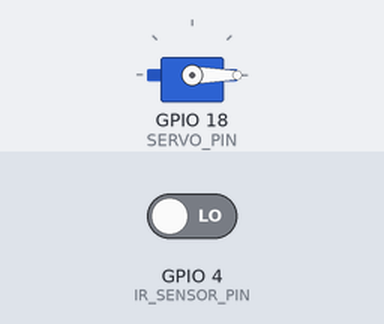
Recording of a sketch running on a simulated ESP32. Shown: servo. The test bench sets the inputs (shaded band); at power-on: GPIO 4 (IR_SENSOR_PIN) LOW. WiFi joins after 1.5 s; servers stay silent unless stated; no MQTT or app messages arrive unless stated; what the sketch prints to the serial monitor is not drawn.

Above: at 0.0 s.
At 1.6 s:
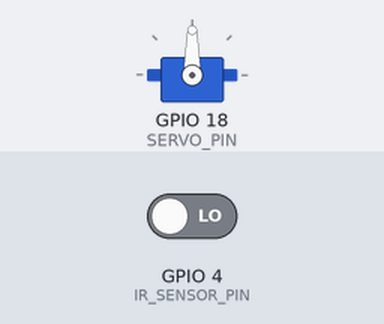
Timing chart, 0 to 3.1 s (numbered marks = the images above):
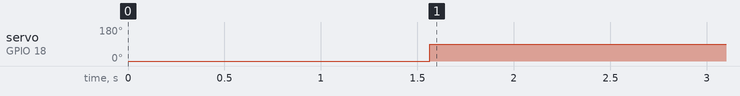

Measured:
- by itself, servo on GPIO 18 (SERVO_PIN): 0° → 90° at 1.6 s

The sketch:

obstacle_servo_fog.ino
```cpp
#include <WiFi.h>
#include <PubSubClient.h>
#include <ESP32Servo.h>

// --- Configuración Wi-FI ---
const char* ssid     = "65E8";
const char* password = "pdecpk2kk6htan";

//--- Configuración de IPs (Punto 3 de la Práctica) ---
// Se asume IP fija para la Raspberry Pi como dispositivo Fog
const char* ip_fog      = "192.168.1.130";  //IP de wifi casa
const char* ip_cloudlet = "172.29.111.151"; // IP del hotspot Movil
const int mqtt_port     = 1883;

// --- Pines ---
#define IR_SENSOR_PIN  4
#define SERVO_PIN      18

// Conf Servo
const int POS_CERRADO = 0;
const int POS_ABIERTO = 90;

// MQTT Topics
const char* topic_data = "devices/NAPIoT-P4-USC2/agua/estado";
const char* topic_cmd  = "devices/NAPIoT-P4-USC2/agua/cmd";

// --- Objetos ---
WiFiClient espClient;
PubSubClient client(espClient);
Servo miServo;

bool obstaculoDetectado = false;
bool estadoAnterior = false;

void setup_wifi() {
  delay(10);
  Serial.print("\nConectando a ");
  Serial.println(ssid);
  WiFi.begin(ssid, password);
  while (WiFi.status() != WL_CONNECTED) {
    delay(500);
    Serial.print(".");
  }
  Serial.println("\nWiFi Conectada.");
}

void callback(char* topic, byte* payload, unsigned int length) {
  String msg = "";
  for (int i = 0; i < length; i++) msg += (char)payload[i];
  if (msg == "OFF") miServo.write(POS_CERRADO);
}

// Función modificada para cumplir el punto 3 de la práctica
void reconnect() {
  while (!client.connected()) {
    // 1. Intentar primero con el dispositivo Fog (Raspberry Pi)
    Serial.print("Intentando conexión al FOG (Raspberry)...");
    client.setServer(ip_fog, mqtt_port);

    if (client.connect("ESP32_WaterControl")) {
      Serial.println("Conectado al FOG");
      client.subscribe(topic_cmd);
    } else {
      // 2. Si falla, intentar con el Cloudlet
      Serial.print("FOG fallido (rc=");
      Serial.print(client.state());
      Serial.println("). Intentando CLOUDLET...");

      client.setServer(ip_cloudlet, mqtt_port);
      if (client.connect("ESP32_WaterControl")) {
        Serial.println("Conectado al CLOUDLET");
        client.subscribe(topic_cmd);
      } else {
        Serial.println("Error en ambos. Reintentando en 5s...");
        delay(5000);
      }
    }
  }
}

void setup() {
  Serial.begin(115200);
  pinMode(IR_SENSOR_PIN, INPUT);

  ESP32PWM::allocateTimer(0);
  miServo.setPeriodHertz(50);
  miServo.attach(SERVO_PIN, 500, 2400);
  miServo.write(POS_CERRADO);

  setup_wifi();
  // Inicialmente apuntamos al Fog, la función reconnect se encarga del resto
  client.setCallback(callback);
}

void loop() {
  if (!client.connected()) reconnect();
  client.loop();

  obstaculoDetectado = (digitalRead(IR_SENSOR_PIN) == LOW);

  if (obstaculoDetectado != estadoAnterior) {
    char payload[64];
    if (obstaculoDetectado) {
      miServo.write(POS_ABIERTO);
      sprintf(payload, "{\"status\":\"OPEN\", \"msg\":\"Obstaculo detectado\"}");
    } else {
      miServo.write(POS_CERRADO);
      sprintf(payload, "{\"status\":\"CLOSED\", \"msg\":\"Camino despejado\"}");
    }
    client.publish(topic_data, payload);
    estadoAnterior = obstaculoDetectado;
  }
  delay(100);
}
```
